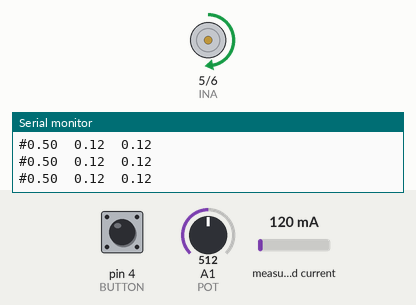
The sketch below on a simulated Arduino Uno, built with avr-gcc and run on an emulated ATmega328P. Shown: motor-driver pin pairs drawn as motors (green arrow = first pin HIGH = forward, orange = second pin HIGH = backward, longer = more drive, scaled by the enable pin), the last lines printed to the serial monitor. The test bench sets the inputs (shaded band); at power-on: A1 (POT) = 512, pin 4 (BUTTON) HIGH, measured current 120 mA.

Above: at 2.2 s.
2.3 s: A1 (POT) set to 716
At 2.7 s:
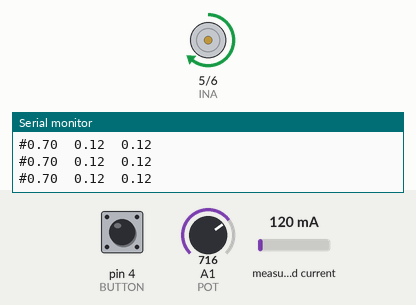
3.8 s: A1 (POT) set to 900
At 5.0 s:
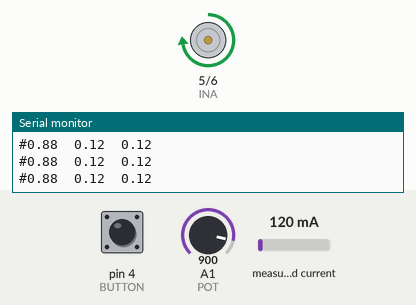
5.3 s: A1 (POT) set to 122
At 6.0 s:
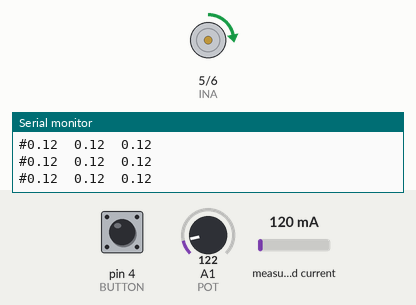
6.8 s: A1 (POT) set to 511
At 7.2 s:
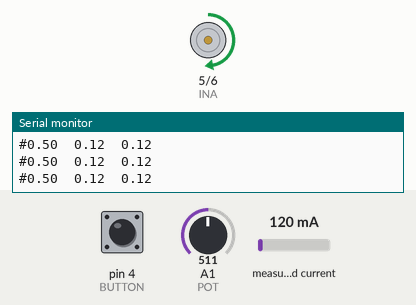
Timing chart, 0 to 9.3 s (numbered marks = the images above; inputs shaded):
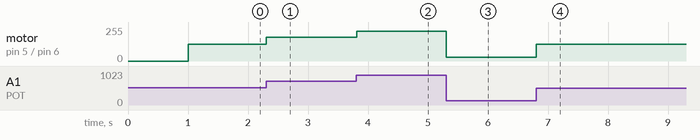

The sketch:

Current_sensor.ino
```cpp
#include "INA219.h"
#include "Wire.h"

// L298N
#define INA 5
#define INB 6
#define EN 3
const int PWM_PIN = INA;

// Potentiometer
#define POT A1

// Control button
#define BUTTON 4

// Current sensor
INA219 ina(0x40);

uint32_t Ts = 5000;
uint32_t t_start = 0;

// Overload of map() that accept float as input
long map(float x, float in_min, float in_max, long out_min, long out_max) {
  return (x - in_min) * (out_max - out_min) / (in_max - in_min) + out_min;
}

// Take a float dutycycle in [-1,1], and "write" the correct configuration of the l298n driver
// NB: Saturation sould be detected before calling this function!!!
int setPWM(float dutycycle) {
  // Throw an error if saturation is detected. The saturation must be done outside!
  if (abs(dutycycle) > 1) {
    Serial.println("Saturation detected!");
    setPWM(0);
    exit(0);
  }

  // Set the correct direction
  if ( dutycycle >= 0 ) {
    digitalWrite(INB, 0);
  }
  else {
    digitalWrite(INB, 1);
    dutycycle = 1+dutycycle;  // We are in forward brake!
  }

  // Compute the int value of the pwm in the range [0,255]
  int pwm = map(dutycycle, 0, 1, 0, 255);
  analogWrite(PWM_PIN, pwm);

  return pwm;
}

// low pass filtering function
float Tf = 0.2;
float y_prev = 0;
unsigned long timestamp_prev = 0;

float filter(float input){
  unsigned long timestamp = micros();
  float dt = (timestamp - timestamp_prev)*1e-6f;
  // quick fix for strange cases (micros overflow)
  if (dt < 0.0f || dt > 0.5f) dt = 1e-3f;

  // calculate the filtering
  float alpha = Tf/(Tf + dt);
  float y = alpha*y_prev + (1.0f - alpha)*input;

  // save the variables
  y_prev = y;
  timestamp_prev = timestamp;
  return y;
}

void setup() {
  pinMode(INA, OUTPUT);
  pinMode(INB, OUTPUT);
  pinMode(EN, OUTPUT);

  pinMode(POT, INPUT);

  // Change this depending on the configuration
  digitalWrite(INB, 0);
  digitalWrite(INA, 0);
  digitalWrite(EN, 1);

  pinMode(BUTTON, INPUT);

  // Increase the baudrate to speed things up
  Serial.begin(115200);
  Serial.println("\n===================================\nProgram started");

  // From the library example
  Wire.begin();
  Wire.setClock(800000);
  if (!ina.begin()) Serial.println("INA connection problems!");
  ina.setMaxCurrentShunt(5, 0.002);

  // Wait for the button to be pressed
  Serial.println("Press the button to start the experiment");
  while(!digitalRead(BUTTON)); delay(1000);
  Serial.println("Starting the experiment");
}

void loop() {

  // Read the potentiometer and set the correct dutycycle
  int potValue = analogRead(POT);
  float dc = potValue / 1023.0;
  setPWM(dc);

  float current = ina.getCurrent();
  float filtered_current = filter(current);
  Serial.print("#"); Serial.print(dc); Serial.print("\t"); Serial.print(current); Serial.print("\t"); Serial.print(filtered_current); Serial.println();

  delay(Ts/1000);

}
```

Measured:
- after the input at 2.3 s, motor on pin 5 (INA) / pin 6 (INB): forward 127/255 → forward 178/255 at once
- after the input at 3.8 s, motor on pin 5 (INA) / pin 6 (INB): forward 178/255 → forward 224/255 at once
- after the input at 5.3 s, motor on pin 5 (INA) / pin 6 (INB): forward 224/255 → forward 30/255 at once
- after the input at 6.8 s, motor on pin 5 (INA) / pin 6 (INB): forward 30/255 → forward 127/255 at once
